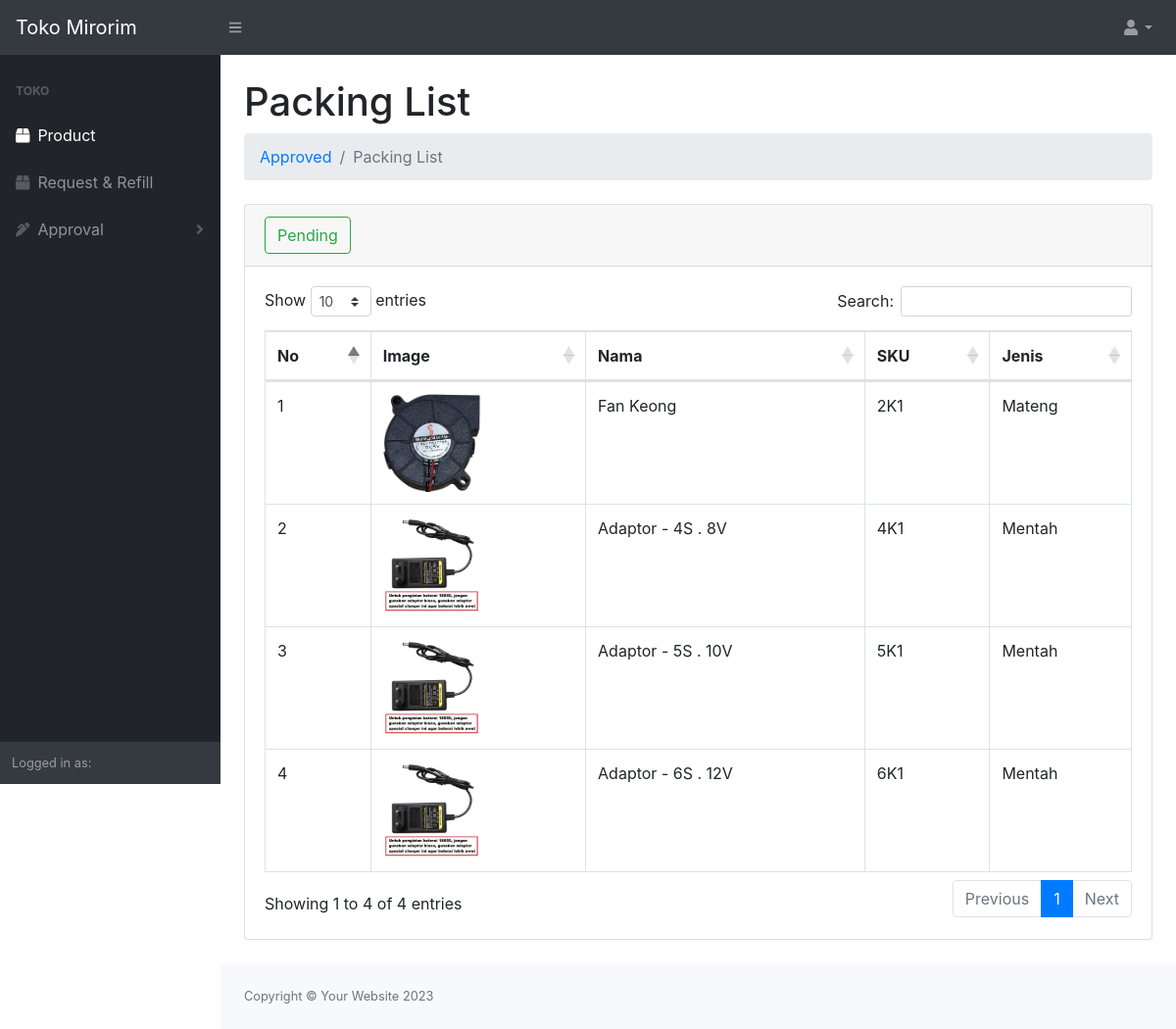
Screenshot of /toko/index.php?url=product with the database file from the repository.
### tables this page shows
CREATE TABLE `toko_id` (
  `id_toko` int(11) NOT NULL,
  `sku_toko` varchar(200) NOT NULL DEFAULT '-',
  `id_product` int(11) NOT NULL,
  `quantity_toko` int(11) NOT NULL
);

CREATE TABLE `product_id` (
  `id_product` int(11) NOT NULL,
  `image` mediumtext NOT NULL,
  `nama` varchar(200) NOT NULL,
  `jenis` varchar(200) NOT NULL
);

### toko/product.php (the view, shortened to what this page needs)
<div class="container-fluid">
                        <h1 class="mt-4">Packing List</h1>
                        <ol class="breadcrumb mb-4">
                            <li class="breadcrumb-item"><a href="approved.php">Approved</a></li>
                            <li class="breadcrumb-item active">Packing List</li>
                        </ol>
                        <div class="card mb-4">
                            <div class="card-header">
                                <a type="button" data-bs-toggle="modal" data-bs-target="#largeModal" class="btn btn-outline-success">Pending</a>
                                                <?php
                                                    $select = mysqli_query($conn, "SELECT * FROM toko_id, product_id WHERE toko_id.id_product=product_id.id_product AND sku_toko='-'");
                                                    while($data=mysqli_fetch_array($select)){
                                                    $gambar = $data['image'];
                                                    if($gambar==null){
                                                        $img = '<img src="../assets/img/noimageavailable.png" class="zoomable">';
                                                    } else {
                                                        $img ='<img src="../assets/img/'.$gambar.'" class="zoomable">';
                                                    }
                                                ?>
                                                <?php
                                                    }
                                                ?>
                            </div>
                            <div class="card-body">
                                <div class="table-responsive">
                                    <table class="table table-hover table-bordered" id="dataTable" width="100%" cellspacing="0">
                                        <thead>
                                            <tr>
                                                <th>No</th>
                                                <th>Image</th>
                                                <th>Nama</th>
                                                <th>SKU</th>
                                                <th>Jenis</th>
                                            </tr>
                                        </thead>
                                        <tbody>
                                            <?php
                                                $ambil = mysqli_query($conn, "SELECT * FROM product_id, toko_id WHERE product_id.id_product = toko_id.id_product AND sku_toko<>'-'");
                                                $i = 1;
                                                while($data=mysqli_fetch_array($ambil)){
                                                     $gambar = $data['image'];
                                                     if($gambar==null){
                                                         $img = '<img src="../assets/img/noimageavailable.png" class="zoomable">';
                                                     } else {
                                                         $img ='<img src="../assets/img/'.$gambar.'" class="zoomable">';
                                                     }
                                            ?>
                                            <tr>
                                                <td><?=$i++;?></td>
                                                <td><?=$img;?></td>
                                                <td><?=$data['nama'];?></td>
                                                <td><?=$data['sku_toko'];?></td>
                                                <td><?=$data['jenis'];?></td>
                                            </tr>
                                            <?php
                                                }
                                            ?>
                                        </tbody>
                                    </table>
                                </div>
                            </div>
                        </div>
                    </div>

### toko/index.php (style rules this page uses)
.zoomable { width: 100px; }

### rows the page displays
toko_id: id_product.image (picture), id_product.nama "Fan Keong", sku_toko "2K1", id_product.jenis "Mateng"
toko_id: id_product.image (picture), id_product.nama "Adaptor - 4S . 8V", sku_toko "4K1", id_product.jenis "Mentah"
toko_id: id_product.image (picture), id_product.nama "Adaptor - 5S . 10V", sku_toko "5K1", id_product.jenis "Mentah"
toko_id: id_product.image (picture), id_product.nama "Adaptor - 6S . 12V", sku_toko "6K1", id_product.jenis "Mentah"
